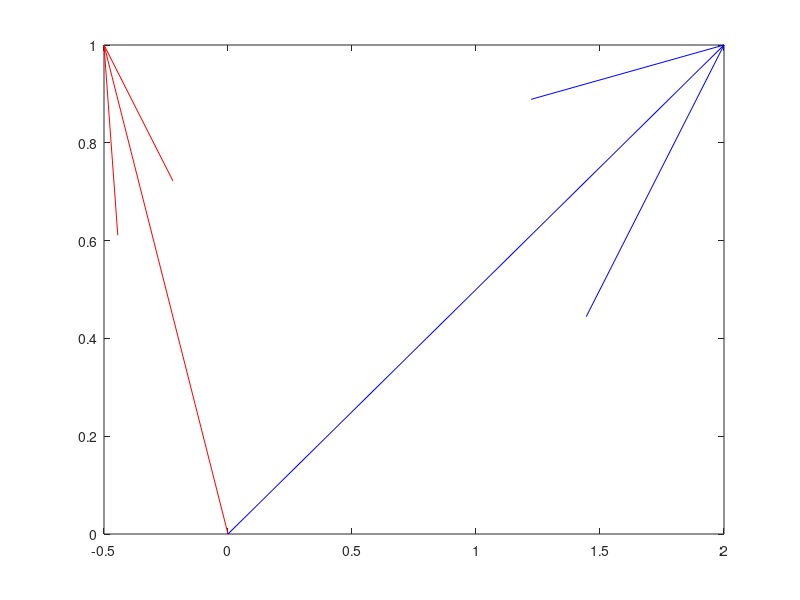

This chart was generated by the following MATLAB code: (Note: this script raises an error after producing the figure.)
clc; clear; close all;
%% Find the angle between two vectors

% Vectors of form (x,y)
o = [0 0];
u = [-.5 1];
v = [2 1];

% Plot the vectors from origin o
quiver(o(1), o(2), u(1), u(2), 0, Color='r')
hold on
quiver(o(1), o(2), v(1), v(2), 0, Color='b')

% Find first midVector
% [xy,theta] = midVector(u,v);

% Vector with same magnitude as original V vector
theta = midAngle(u,v)/2;
Rz(theta)
f = Rz(theta)*v'
f = reshape(f, [2,1])
newLengthOfMidV = norm(f)
quiver(o(1),o(2),f(1),f(2),0, Color='g')

% Trying to just add the original vectors for the new direction
% K = sum(u,v)
% plotQuiver(K);
% L = sum(u,K)
% plotQuiver(L);
% P = sum(u,L)
% plotQuiver(P);
% X = sum(u,P)
% plotQuiver(X);

%% FUNCTIONS
function pl = plotQuiver(v1)
    o = [0 0];
    pl = quiver(o(1), o(2), v1(1), v1(2), 0, Color='m');
end


function q = sum(v1,v2)
    q = v1/norm(v1)+v2/norm(v2);
end

function theta = midAngle(v1,v2)    
    % Find costheta of vectors

    CosTheta = dot(v1,v2)/(norm(v1)*norm(v2));
    % Inv cos of that value in degrees
    theta = acos(CosTheta);
end

function [q,theta] = midVector(v1,v2)
    % MUST GIVE V1=STATIONARY VECTOR AND V2=MOVING VECTOR
    theta = midAngle(v1,v2)/2; % Half for simplicity outside fn

    % Angle between vector v2 and x-axis
    deltaTheta = midAngle(v2,[1 0]);

    % Vector between the two original vectors
    newTheta = theta*2+deltaTheta;

    q = [cos(newTheta/2) sin(newTheta/2)];
end

function R = Rz(q)
R = [cos(q) -sin(q); sin(q) cos(q)];
end

